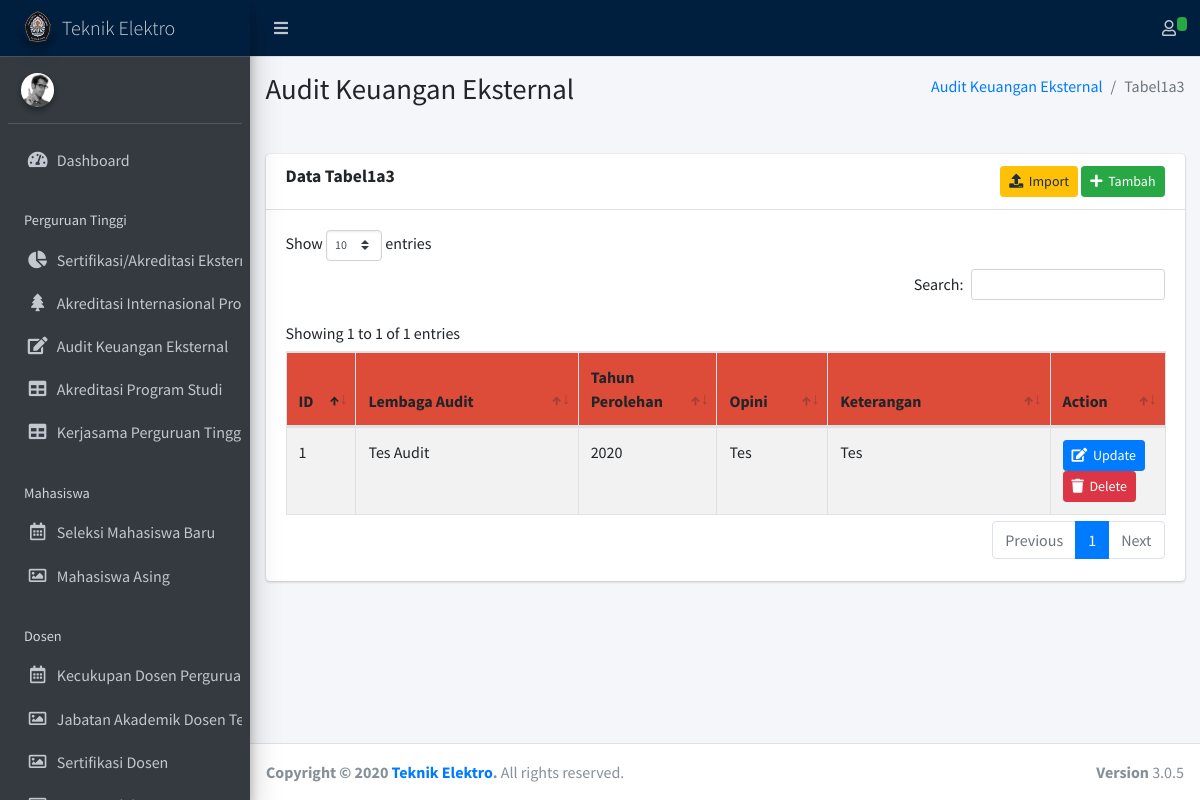
Page /index.php/tabel1a3 on the committed database.
### tables this page shows
CREATE TABLE `tabel1a3` (
  `id` int(11) NOT NULL,
  `lembaga_audit` varchar(128) NOT NULL,
  `tahun_perolehan` int(4) NOT NULL,
  `opini` varchar(128) NOT NULL,
  `keterangan` text NOT NULL,
  `created_at` datetime NOT NULL,
  `updated_at` datetime NOT NULL
);

### application/controllers/Tabel1a3.php (called while the page is built, shortened)
<?php
class Tabel1a3 extends CI_Controller {
    public function __construct()
    {
        $this->load->model('Tabel1a3Model');
    }
	public function index()
	{
        $tabel1a3s = $this->Tabel1a3Model->show();
        $this->load->view('main.php',[
            "page" => "tabel1a3",
            "content" => [],
            "tabel1a3s" => $tabel1a3s,
        ]);
    }
}

### index.php (called while the page is built, shortened)
<?php
require_once BASEPATH.'core/CodeIgniter.php';

### application/models/Tabel1a3Model.php (called while the page is built, shortened)
<?php if(!defined('BASEPATH')) exit('Hacking Attempt : Keluar dari sistem..!!');
class Tabel1a3Model extends CI_Model
{
    public function show()
    {
        $this->db->select('*');
        return $this->db->get('tabel1a3')->result();
    }
}

### application/views/pages/tabel1a3.php (the view, shortened to what this page needs)
<div class="content-wrapper">
	<section class="content-header">
      <div class="container-fluid">
        <div class="row mb-2">
          <div class="col-sm-6">
            <h1>Audit Keuangan Eksternal</h1>
          </div>
          <div class="col-sm-6">
            <ol class="breadcrumb float-sm-right">
              <li class="breadcrumb-item"><a href="#">Audit Keuangan Eksternal</a></li>
              <li class="breadcrumb-item active">Tabel1a3</li>
            </ol>
          </div>
        </div>
      </div>
    </section>
	<br>
	<section class="content">
		<div class="container-fluid">
			<div class="row">
				<div class="col-12">
					<div class="card">
						<div class="card-header">
							<h3 class="card-title"><b>Data Tabel1a3 </b></h3>
							<div class="text-right">
								<button type="button" class="btn btn-sm btn-warning" data-toggle="modal"
									data-target="#import-tabel1a3"><i class="fa fa-upload"></i>&nbsp&nbspImport</button>
								<button type="button" class="btn btn-sm btn-success" data-toggle="modal"
									data-target="#tambah-tabel1a3"><i class="fa fa-plus"></i>&nbsp&nbspTambah</button>
							</div>
						</div>
						<div class="card-body table-responsive">
							<table class="table table-striped table-bordered table-hover dataku">
								<thead class="atas">
									<tr>
										<th width="5%">ID</th>
										<th width="20%">Lembaga Audit</th>
										<th width="10%">Tahun Perolehan</th>
										<th width="10%">Opini</th>
										<th width="20%">Keterangan</th>
										<th width="10%">Action</th>
									</tr>
								</thead>
								<tbody>
									<?php
									$no=1;
									foreach ($tabel1a3s as $tabel1a3) {
									?>
									<tr>
										<td><?php echo $no; ?></td>
										<td><?php echo $tabel1a3->lembaga_audit; ?></td>
										<td><?php echo $tabel1a3->tahun_perolehan; ?></td>
										<td><?php echo $tabel1a3->opini; ?></td>
										<td><?php echo $tabel1a3->keterangan; ?></td>
										<td>
											<button type="button" class="btn btn-sm btn-primary" data-toggle="modal"
												data-target="#edit-tabel1a3<?php echo $tabel1a3->id;?>"><i
													class="fa fa-edit"></i>&nbsp&nbspUpdate</button>
											<a class="btn btn-danger btn-sm delete-link" href="<?= base_url('Tabel1a3/delete/'.$tabel1a3->id);?>"><i
													class="fa fa-trash "></i>&nbsp&nbspDelete</a>
										</td>
									</tr>
									<?php $no++; } ?>
								</tbody>
							</table>
						</div>
					</div>
				</div>
			</div>
		</div>
	</section>
</div>

### application/views/templates/head.php (style rules this page uses)
.atas { background-color: #DD4B39; border-color: green; border-color: green; }

### rows in the picture
tabel1a3: lembaga_audit "Tes Audit", tahun_perolehan "2020", opini "Tes", keterangan "Tes"
